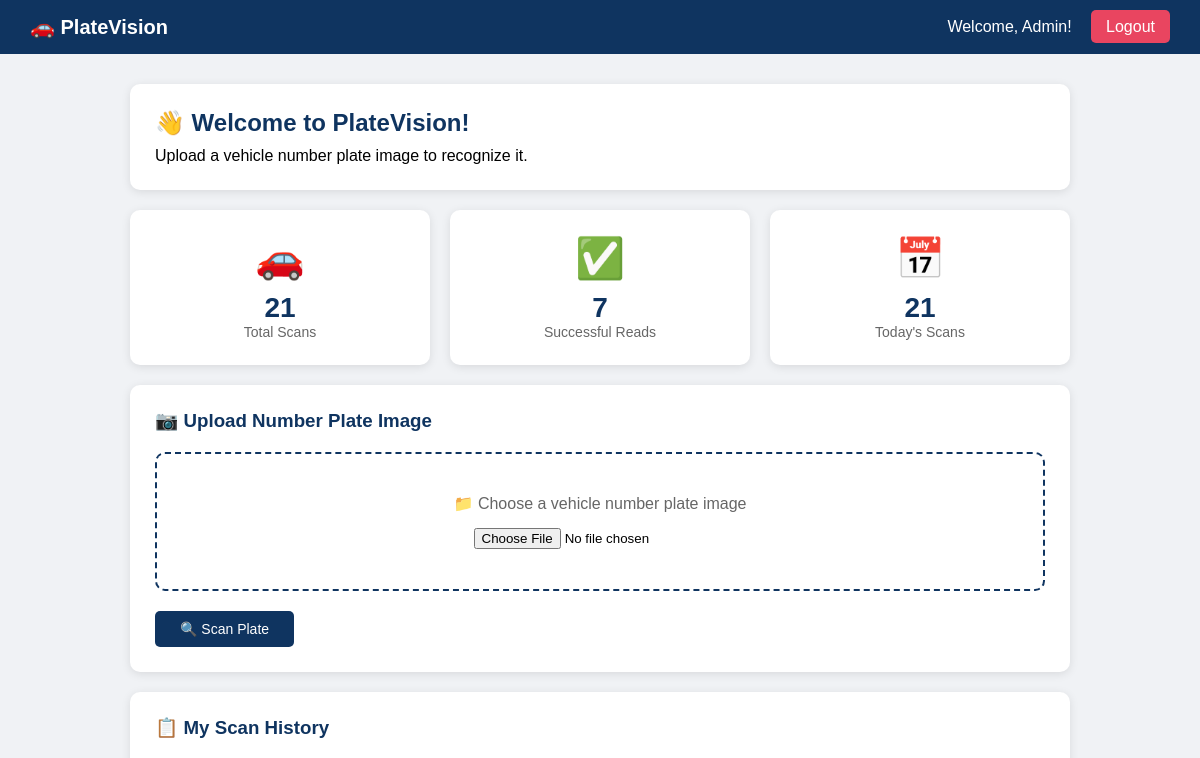
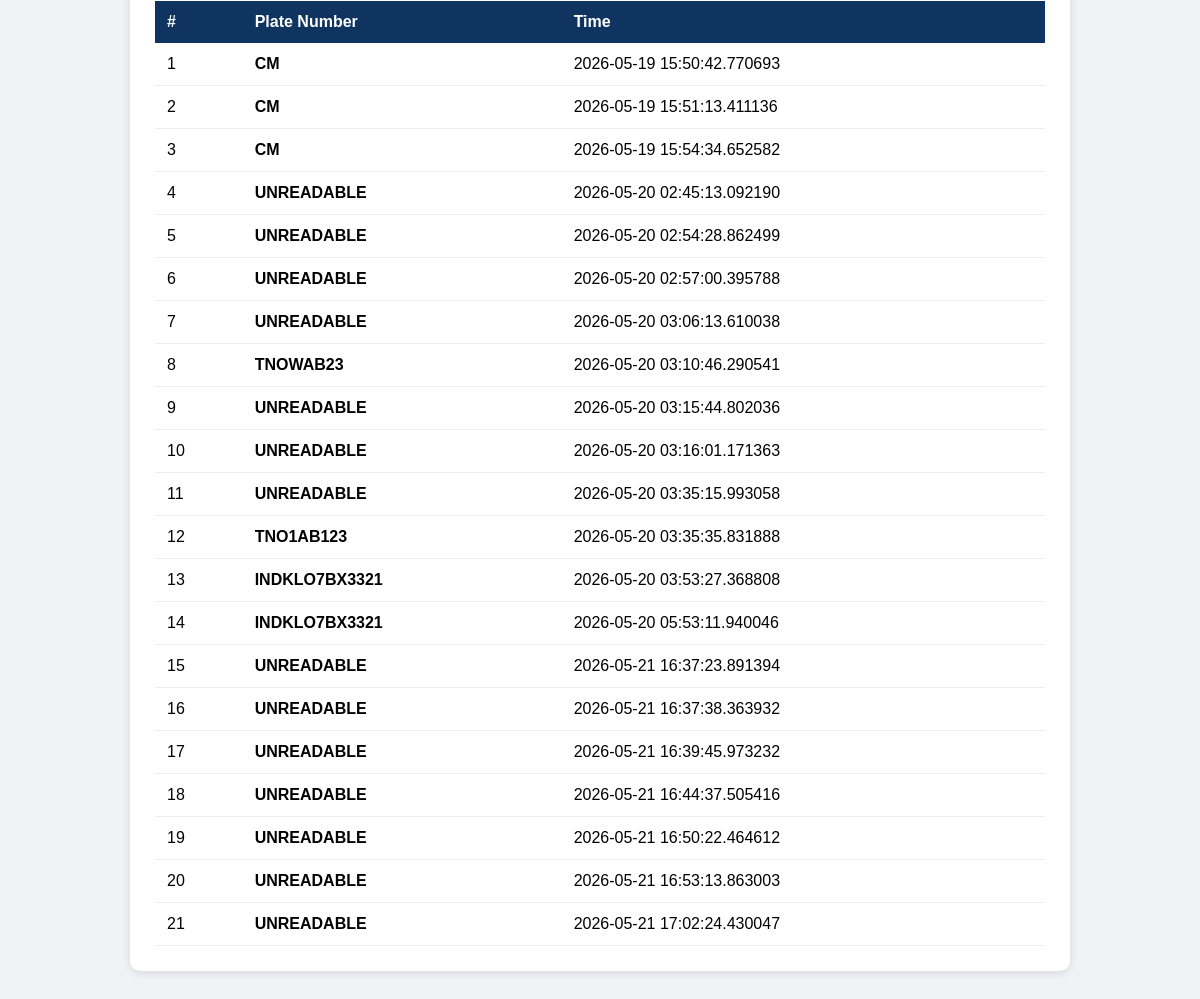
Page /dashboard (signed in) on the earlier database version (2 pictures, top to bottom).
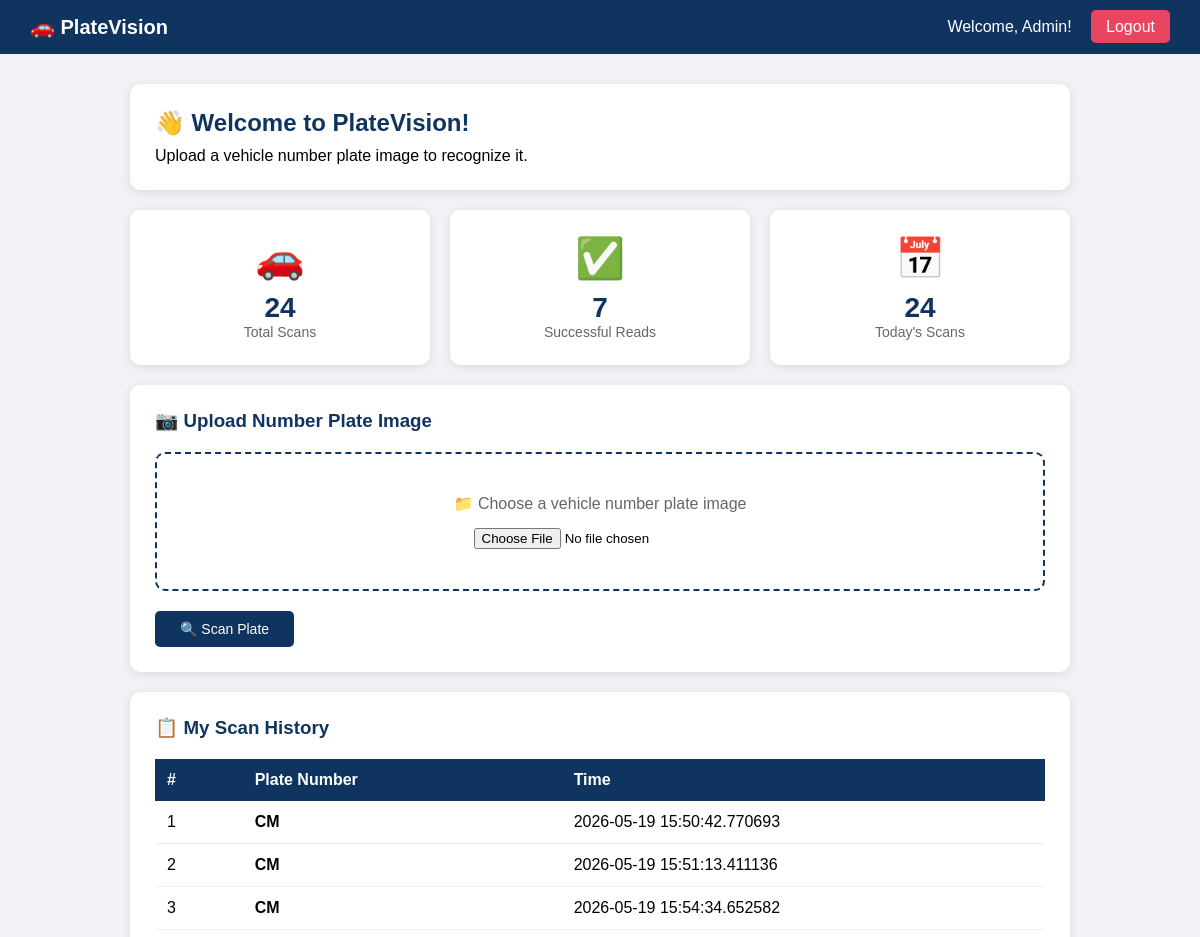
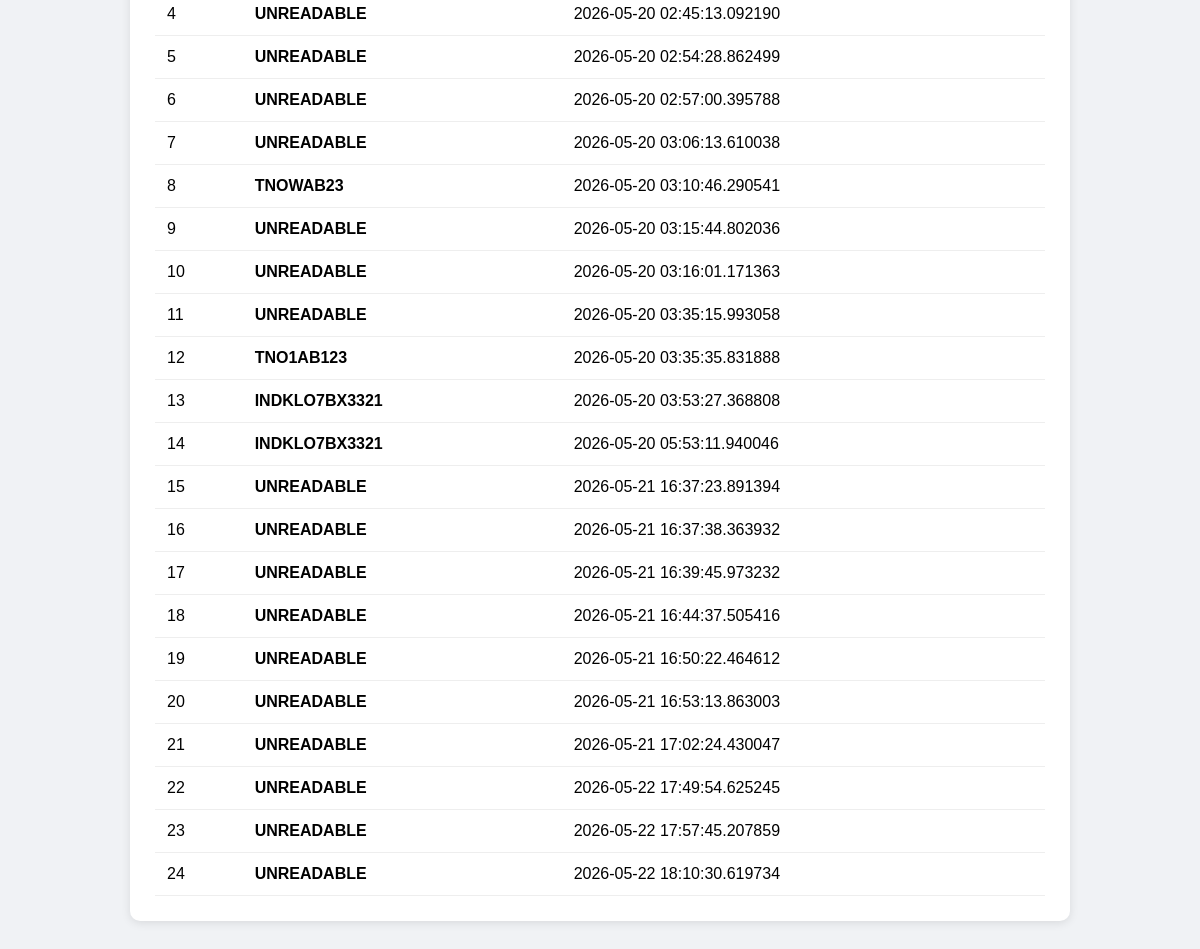
Same page on the later database version (2 pictures, top to bottom).
### app.py (models this page shows)
class VehicleLog(db.Model):
    id = db.Column(db.Integer, primary_key=True)
    user_id = db.Column(db.Integer)
    plate_number = db.Column(db.String(20))
    image_path = db.Column(db.String(255))
    entry_time = db.Column(db.DateTime, default=datetime.utcnow)
    created_at = db.Column(db.DateTime, default=datetime.utcnow)

### app.py (the view)
@app.route('/dashboard')
def dashboard():
    if 'user_id' not in session:
        return redirect(url_for('login'))
    logs = VehicleLog.query.filter_by(
        user_id=session['user_id']).all()
    total_scans = len(logs)
    successful = len([l for l in logs
                     if l.plate_number != 'UNREADABLE'])
    return render_template('user/dashboard.html',
        logs=logs,
        total_scans=total_scans,
        successful=successful
    )

### templates/user/dashboard.html (shortened to what this page needs)
<!DOCTYPE html>
<html lang="en">
<head>
</head>
<body>
    <div class="navbar">
        <h1>🚗 PlateVision</h1>
        <div>
            <span style="margin-right:15px;">
                Welcome, {{ session.user_name }}!
            </span>
            <a href="{{ url_for('logout') }}">Logout</a>
        </div>
    </div>
    <div class="content">
        <div class="welcome">
            <h2>👋 Welcome to PlateVision!</h2>
            <p>Upload a vehicle number plate image to recognize it.</p>
        </div>
        <div class="cards">
            <div class="card">
                <div class="icon">🚗</div>
                <h3>{{ total_scans }}</h3>
                <p>Total Scans</p>
            </div>
            <div class="card">
                <div class="icon">✅</div>
                <h3>{{ successful }}</h3>
                <p>Successful Reads</p>
            </div>
            <div class="card">
                <div class="icon">📅</div>
                <h3>{{ total_scans }}</h3>
                <p>Today's Scans</p>
            </div>
        </div>
        <div class="upload-section">
            <h3>📷 Upload Number Plate Image</h3>
            <form method="POST"
                  action="/upload"
                  enctype="multipart/form-data">
                <div class="upload-box">
                    <p>📁 Choose a vehicle number plate image</p>
                    <input type="file"
                           name="plate_image"
                           accept="image/*"
                           required>
                </div>
                <button type="submit" class="btn">
                    🔍 Scan Plate
                </button>
            </form>
        </div>
        <div class="upload-section">
            <h3>📋 My Scan History</h3>
            <table>
                <tr>
                    <th>#</th>
                    <th>Plate Number</th>
                    <th>Time</th>
                </tr>
                {% for log in logs %}
                <tr>
                    <td>{{ loop.index }}</td>
                    <td><strong>{{ log.plate_number }}</strong></td>
                    <td>{{ log.entry_time }}</td>
                </tr>
                {% endfor %}
            </table>
        </div>
    </div>
</body>
</html>

Differences in the rows shown:
added VehicleLog: plate_number "UNREADABLE", entry_time "2026-05-22 17:49:54.625245"
added VehicleLog: plate_number "UNREADABLE", entry_time "2026-05-22 17:57:45.207859"
added VehicleLog: plate_number "UNREADABLE", entry_time "2026-05-22 18:10:30.619734"
Other differences:
{{ total_scans }}: "21" → "24"
